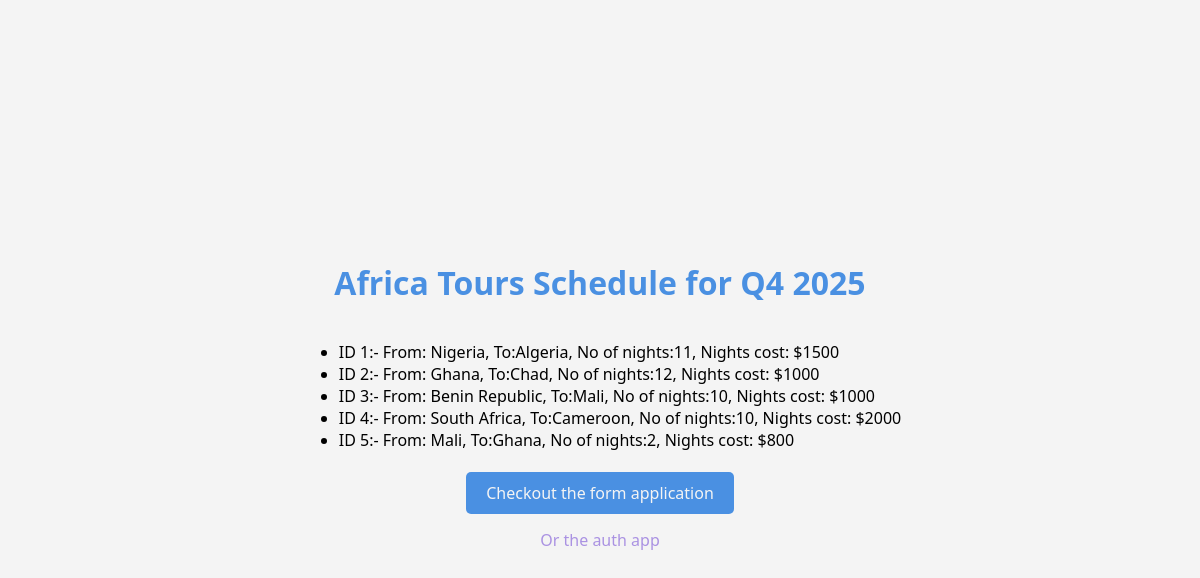
The page / on the database its author committed.
### africantouragency/models.py (models this page shows)
class Tour(models.Model):
    id = models.AutoField(primary_key=True)
    origin_country = models.CharField(max_length=64)
    destination_country = models.CharField(max_length=64)
    number_of_nights = models.IntegerField()
    price = models.IntegerField()
    def __str__(self):
        return (f"ID {self.id}:- From: {self.origin_country}, To:{self.destination_country}, No of nights:{self.number_of_nights}, Nights cost: ${self.price}")

### africantouragency/views.py (the view)
# urls.py: path('', views.index, name='home'),
def index(request):
    tours = Tour.objects.all()
    context = {'tours': tours}
    return render(request, 'tours/index.html', context)

### africantouragency/templates/tours/index.html (shortened to what this page needs)
{% load static %}
<!DOCTYPE html>
<html lang="en">
  <head>
    <link rel="stylesheet" href="{% static 'styles/index.css' %}" />
  </head>
  <body>
    <div class="centered-content">
      <h1>Africa Tours Schedule for Q4 2025</h1>
      <ul>
        {% for tour in tours %}
        <li>{{ tour }}</li>
        {% endfor %}
      </ul>
      <a href="{% url 'form-app' %}" class="btn">Checkout the form application </a>
      <a href="{% url 'login' %}" >Or the auth app  </a>
    </div>
  </body>
</html>

### static/style/index.css (style rules this page uses)
body { background-color: #f4f4f4; font-family: system-ui, -apple-system, BlinkMacSystemFont, "Segoe UI", Roboto, Oxygen, Ubuntu, Cantarell, "Open Sans", "Helvetica Neue", sans-serif; padding: 0; margin: 0; overflow: hidden; }
h1, h2 { color: #4a90e2; }
a { text-decoration: none; color: #aa92e2; margin: 5px 50px; padding: 5px 50px; }
button, .btn { background-color: #4a90e2; color: #f4f4f4; padding: 10px 20px; border: none; border-radius: 5px; cursor: pointer; text-decoration: none; }
.centered-content { height: 100vh; display: flex; flex-direction: column; justify-content: center; align-content: center; align-items: center; }

### rows shown on the page
Tour: id+origin_country+destination_country "ID 1:- From: Nigeria, To:Algeria, No of nights:11, Nights cost: $1500"
Tour: id+origin_country+destination_country "ID 2:- From: Ghana, To:Chad, No of nights:12, Nights cost: $1000"
Tour: id+origin_country+destination_country "ID 3:- From: Benin Republic, To:Mali, No of nights:10, Nights cost: $1000"
Tour: id+origin_country+destination_country "ID 4:- From: South Africa, To:Cameroon, No of nights:10, Nights cost: $2000"
Tour: id+origin_country+destination_country "ID 5:- From: Mali, To:Ghana, No of nights:2, Nights cost: $800"
